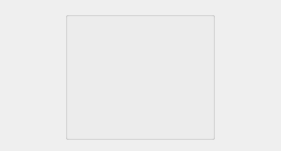
   <widget class="QWidget" name="horizontalLayoutWidget_3">
    <property name="geometry">
     <rect>
      <x>260</x>
      <y>0</y>
      <width>281</width>
      <height>131</height>
     </rect>
    </property>
    <layout class="QHBoxLayout" name="horizontalLayout_5">
     <item>
      <widget class="QGroupBox" name="box_5">
       <property name="minimumSize">
        <size>
         <width>150</width>
         <height>129</height>
        </size>
       </property>
       <property name="maximumSize">
        <size>
         <width>150</width>
         <height>129</height>
        </size>
       </property>
       <property name="title">
        <string/>
       </property>
       <widget class="QLabel" name="card5_1">
        <property name="geometry">
         <rect>
          <x>55</x>
          <y>43</y>
          <width>48</width>
          <height>76</height>
         </rect>
        </property>
        <property name="minimumSize">
         <size>
          <width>48</width>
          <height>76</height>
         </size>
        </property>
        <property name="maximumSize">
         <size>
          <width>48</width>
          <height>76</height>
         </size>
        </property>
        <property name="text">
         <string/>
        </property>
       </widget>
       <widget class="QLabel" name="button5">
        <property name="geometry">
         <rect>
          <x>10</x>
          <y>79</y>
          <width>40</width>
          <height>42</height>
         </rect>
        </property>
        <property name="minimumSize">
         <size>
          <width>40</width>
          <height>42</height>
         </size>
        </property>
        <property name="maximumSize">
         <size>
          <width>40</width>
          <height>42</height>
         </size>
        </property>
        <property name="text">
         <string/>
        </property>
       </widget>
       <widget class="QLabel" name="card5_2">
        <property name="geometry">
         <rect>
          <x>79</x>
          <y>43</y>
          <width>48</width>
          <height>76</height>
         </rect>
        </property>
        <property name="minimumSize">
         <size>
          <width>48</width>
          <height>76</height>
         </size>
        </property>
        <property name="maximumSize">
         <size>
          <width>48</width>
          <height>76</height>
         </size>
        </property>
        <property name="text">
         <string/>
        </property>
       </widget>
       <widget class="QLabel" name="playerName_5">
        <property name="geometry">
         <rect>
          <x>5</x>
          <y>5</y>
          <width>70</width>
          <height>14</height>
         </rect>
        </property>
        <property name="styleSheet">
         <string notr="true">color: rgb(255, 255, 255);</string>
        </property>
        <property name="text">
         <string/>
        </property>
       </widget>
       <widget class="QLabel" name="playerCash_5">
        <property name="geometry">
         <rect>
          <x>5</x>
          <y>24</y>
          <width>70</width>
          <height>14</height>
         </rect>
        </property>
        <property name="styleSheet">
         <string notr="true">color: rgb(255, 255, 255);</string>
        </property>
        <property name="text">
         <string/>
        </property>
       </widget>
       <widget class="QLabel" name="playerStatus_5">
        <property name="geometry">
         <rect>
          <x>36</x>
          <y>60</y>
          <width>114</width>
          <height>40</height>
         </rect>
        </property>
        <property name="minimumSize">
         <size>
          <width>114</width>
          <height>40</height>
         </size>
        </property>
        <property name="maximumSize">
         <size>
          <width>114</width>
          <height>40</height>
         </size>
        </property>
        <property name="text">
         <string/>
        </property>
       </widget>
       <widget class="QLabel" name="playerBet_5">
        <property name="geometry">
         <rect>
          <x>75</x>
          <y>5</y>
          <width>80</width>
          <height>33</height>
         </rect>
        </property>
        <property name="styleSheet">
         <string notr="true">color: rgb(255, 0, 0);
font: 14pt &quot;Ubuntu&quot;;</string>
        </property>
        <property name="text">
         <string/>
        </property>
        <property name="alignment">
         <set>Qt::AlignCenter</set>
        </property>
       </widget>
      </widget>
     </item>
    </layout>
   </widget>
